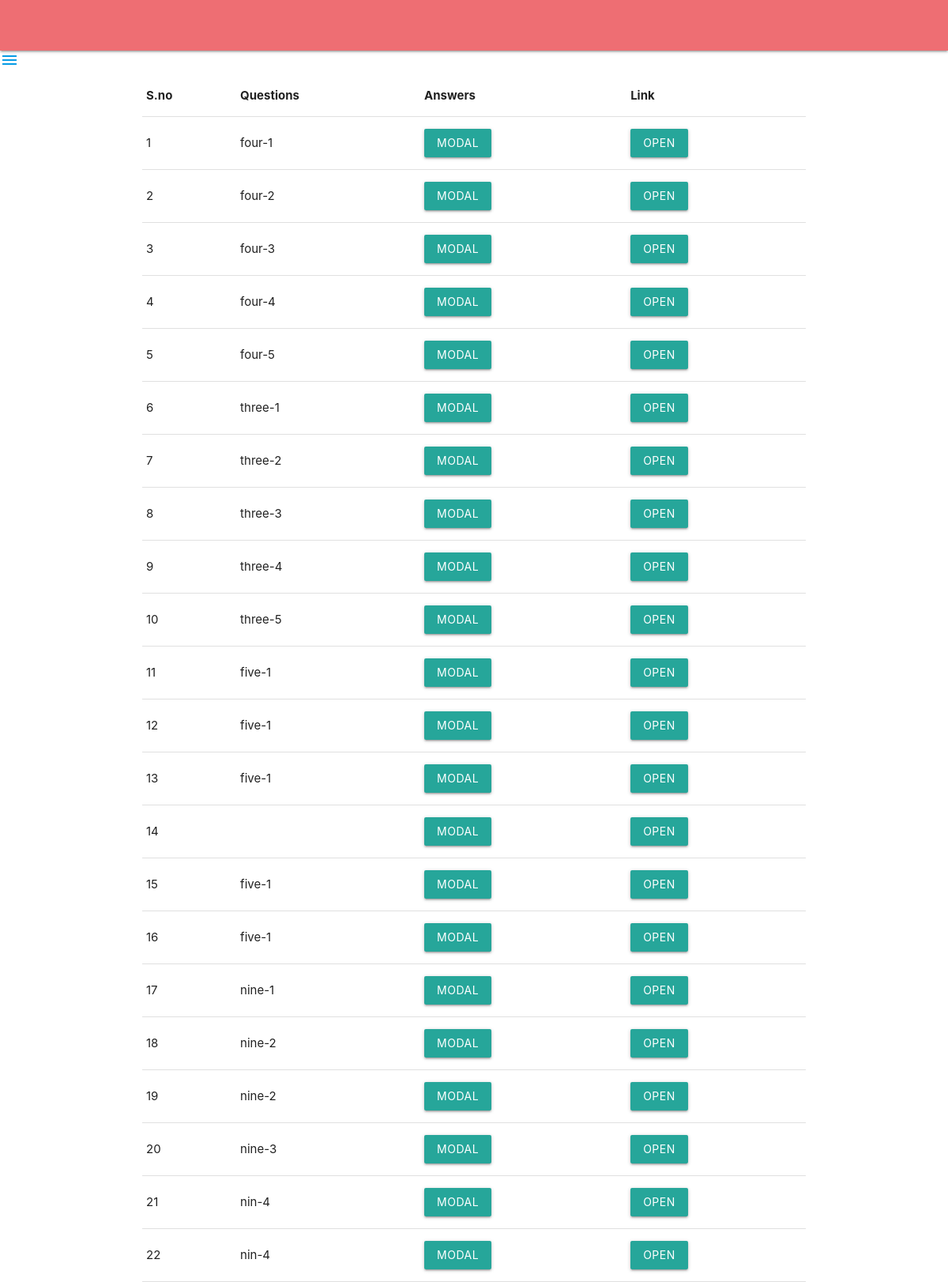
/dashboard/, run on the app's committed database.
### questions/models.py (models this page shows, shortened)
class BaseModel(models.Model):
    uid = models.UUIDField(default=uuid.uuid4 , editable=False , primary_key=True)
    created_at = models.DateField(auto_now_add=True)
    updated_at = models.DateField(auto_now=True)
    expiration_date = models.DateTimeField(default=expire)
    class Meta:
        abstract = True

class Question(BaseModel):
    user = models.ForeignKey(User , on_delete=models.CASCADE , related_name="questions")
    question_text = models.CharField(max_length=100)

### questions/views.py (the view)
# urls.py: path('dashboard/' , dashboard , name="dashboard"),
def dashboard(request):
    if request.method == 'GET':
        questions = Question.objects.all()
        return render(request ,'dashboard.html' ,{'questions' : questions})

### questions/models.py (called while the page is built)
    def calculate_percentage(self):
        answers = self.question.answers.all()
        total_votes = 0
        for answer in answers:
            total_votes += answer.counter
        payload = []
        try:
            return int((self.counter / total_votes) * 100)
        except Exception as e:
            return 0

### questions/templates/dashboard.html (shortened to what this page needs)
<!DOCTYPE html>
<html>
<head>
    <link rel="stylesheet" href="https://cdnjs.cloudflare.com/ajax/libs/font-awesome/6.0.0/css/all.min.css">
    <link rel="stylesheet" href="https://cdnjs.cloudflare.com/ajax/libs/materialize/1.0.0/css/materialize.min.css">
</head>
<body>
    <nav>
    </nav>
    <a href="#" data-target="slide-out" class="sidenav-trigger"><i class="material-icons">menu</i></a>
    <table class="container">
        <thead>
            <tr>
                <th>S.no</th>
                <th>Questions</th>
                <th>Answers</th>
                <th>Link</th>
            </tr>
        </thead>
        <tbody>
            {% for question in  questions %}
            <tr>
                <td>{{forloop.counter}}</td>
                <td>{{question.question_text}}</td>
                <td>
                    <a class="waves-effect waves-light btn modal-trigger" href="#modal-{{forloop.counter}}">Modal</a>
                </td>
                <td>
                    <a href="/question/{{question.uid}}" target="_blank" class="waves-effect waves-light btn" >Open</a>
                </td>
            </tr>
            {% endfor %}
        </tbody>
    </table>
</body>
</html>

### data on the page
Question: question_text "four-1"
Question: question_text "four-2"
Question: question_text "four-3"
Question: question_text "four-4"
Question: question_text "four-5"
Question: question_text "three-1"
Question: question_text "three-2"
Question: question_text "three-3"
Question: question_text "three-4"
Question: question_text "three-5"
Question: question_text "five-1"
Question: question_text "five-1"
Question: question_text "five-1"
Question: question_text "five-1"
Question: question_text "five-1"
Question: question_text "nine-1"
Question: question_text "nine-2"
Question: question_text "nine-2"
Question: question_text "nine-3"
Question: question_text "nin-4"
Question: question_text "nin-4"
